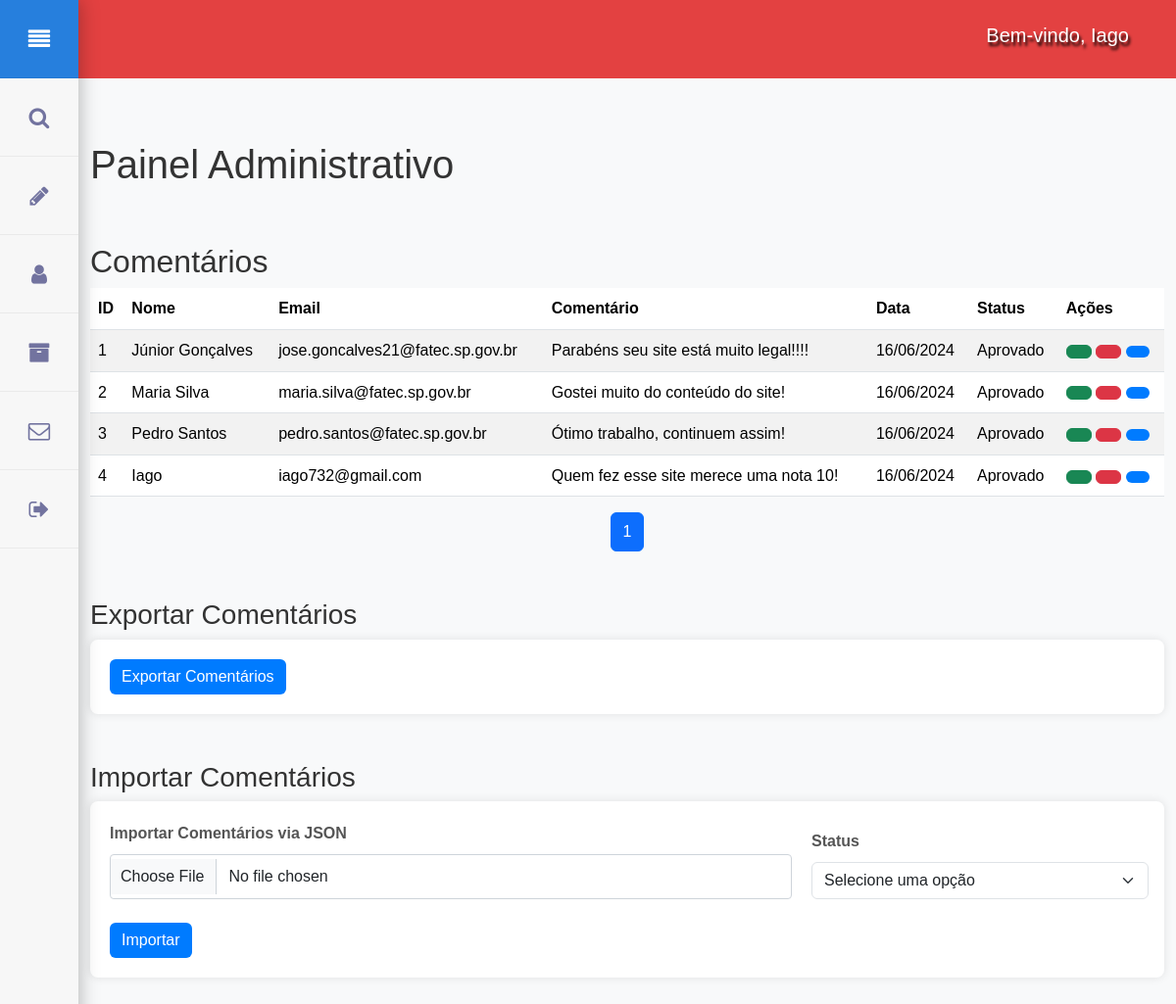
Before: /Administrativo/index.php (signed in) with the older database file.
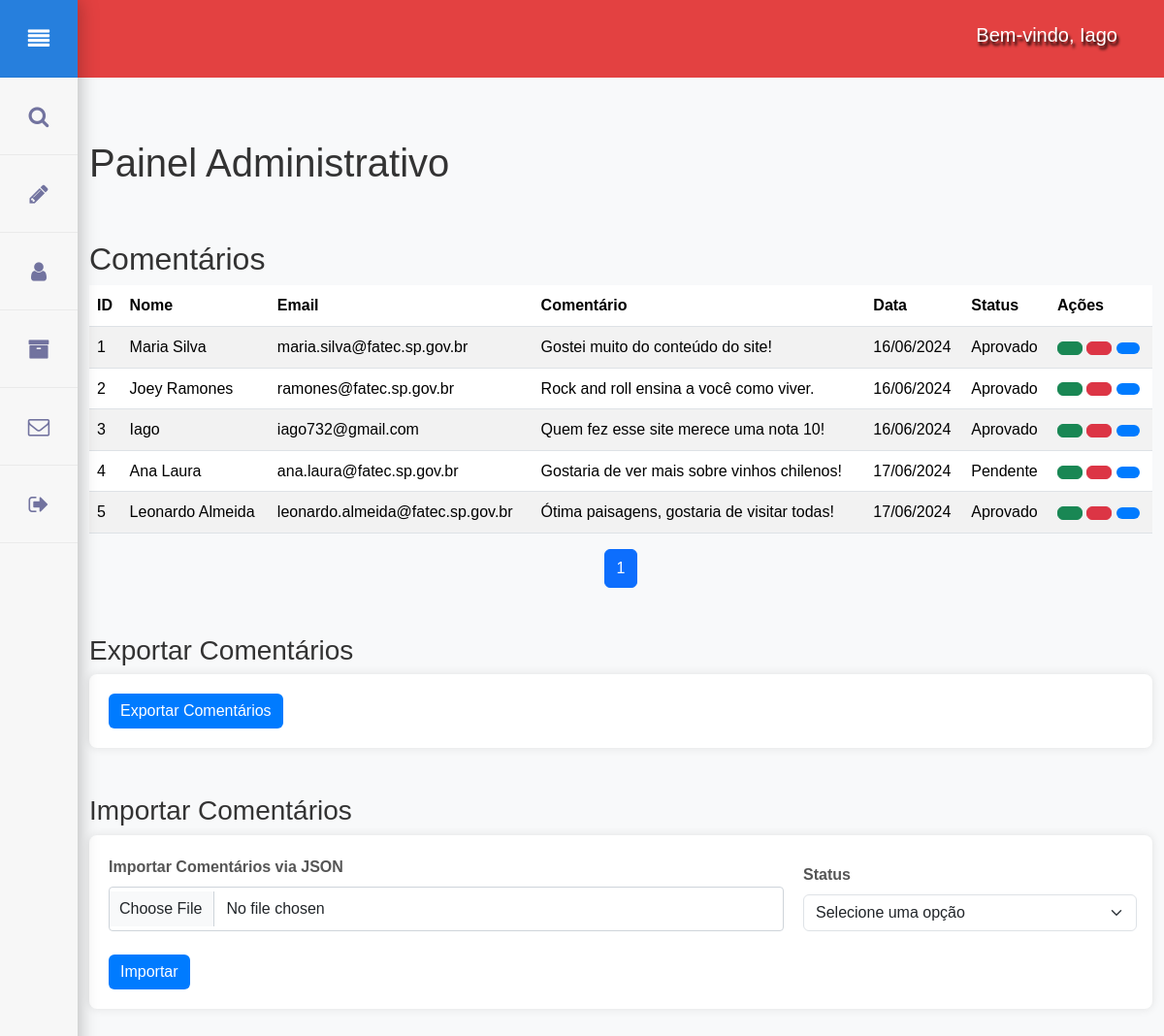
After: the same page with the newer database file.
### tables this page shows
CREATE TABLE `tb_comentarios` (
  `id` int(11) NOT NULL,
  `nome` varchar(40) NOT NULL,
  `email` varchar(50) DEFAULT NULL,
  `comentario` text NOT NULL,
  `data_cad` date NOT NULL,
  `status` varchar(30) NOT NULL DEFAULT 'Pedente' COMMENT 'Aprovar ou reprovar enviados'
);

### Class/Comentario.php (called while the page is built, shortened)
<?php
class Comentario{
    public function contarComentarios($conn) {
        $sql = "SELECT COUNT(*) as total FROM tb_comentarios";
        $stmt = $conn->prepare($sql);
        $stmt->execute();
        $result = $stmt->fetch(PDO::FETCH_ASSOC);
        return $result['total'];
    }
    public function listarComentariosPaginados($conn, $inicio, $limite) {
        $sql = "SELECT * FROM tb_comentarios LIMIT :inicio, :limite";
        $stmt = $conn->prepare($sql);
        $stmt->bindParam(':inicio', $inicio, PDO::PARAM_INT);
        $stmt->bindParam(':limite', $limite, PDO::PARAM_INT);
        $stmt->execute();
        return $stmt->fetchAll(PDO::FETCH_ASSOC);
    }
}
?>

### Administrativo/index.php (the view, shortened to what the changed rows need)
<?php
require_once '../sql/conexao.php';
require_once '../Class/Comentario.php';
$comentario = new Comentario($conn);
$paginaAtual = isset($_GET['pagina']) ? (int)$_GET['pagina'] : 1;
$limite = 8;
$inicio = ($paginaAtual > 1) ? ($paginaAtual * $limite) - $limite : 0;
$totalComentarios = $comentario->contarComentarios($conn);
$totalPaginas = ceil($totalComentarios / $limite);
$comentarios = $comentario->listarComentariosPaginados($conn, $inicio, $limite);
?>
<!DOCTYPE html>
<html lang="pt-br">
<head>
    <link rel="stylesheet" href="https://cdn.jsdelivr.net/npm/sweetalert2@10/dist/sweetalert2.min.css">
    <link href="https://cdn.jsdelivr.net/npm/bootstrap@5.3.2/dist/css/bootstrap.min.css" rel="stylesheet"/>
    <link rel="stylesheet" href="styles.css">
</head>
<body>
    <header>
        <div class="d-flex justify-content-end align-items-center gap-3 bg-chile p-2 pe-md-5 bg-chile" style="height: 5em;">
            <h2 class="text-center fs-5">Bem-vindo, <?php echo explode(' ', $_SESSION['nomeCompleto'])[0]; ?></h2>
        </div>
    </header>
    <main class="content">
        <div class="container mt-5">
            <h1 class="pb-md-5">Painel Administrativo</h1>
            <h2>Comentários</h2>
            <table class="table table-striped">
                <thead>
                    <tr>
                        <th>ID</th>
                        <th>Nome</th>
                        <th>Email</th>
                        <th>Comentário</th>
                        <th>Data</th>
                        <th>Status</th>
                        <th>Ações</th>
                    </tr>
                </thead>
                <tbody>
                    <?php
                    $contador = $inicio + 1;
                    foreach($comentarios as $comentario):
                        if ($comentario['status'] == 'Aprovado' || $comentario['status'] == 'Pendente') {
                    ?>
                        <tr>
                            <td><?php echo $contador; ?></td>
                            <td><?php echo $comentario['nome']; ?></td>
                            <td><?php echo $comentario['email']; ?></td>
                            <td><?php echo $comentario['comentario']; ?></td>
                            <td><?php echo date('d/m/Y', strtotime($comentario['data_cad'])); ?></td>
                            <td><?php echo $comentario['status']; ?></td>
                            <td>
                                <button class="btn btn-success btn-approve" data-id="<?php echo $comentario['id']; ?>" title="Aprovar">
                                </button>
                                <button class="btn btn-danger btn-reject" data-id="<?php echo $comentario['id']; ?>" title="Reprovar">
                                </button>
                                <button class="btn btn-primary btn-edit" data-id="<?php echo $comentario['id']; ?>" data-nome="<?php echo $comentario['nome']; ?>" data-email="<?php echo $comentario['email']; ?>" data-comentario="<?php echo $comentario['comentario']; ?>" title="Editar">
                                </button>
                            </td>
                        </tr>
                    <?php
                        $contador++;
                        }
                    endforeach; ?>
                </tbody>
            </table>
            <nav aria-label="Navegação de página">
                <ul class="pagination justify-content-center">
                    <?php for ($i = 1; $i <= $totalPaginas; $i++): ?>
                        <li class="page-item <?php echo ($i == $paginaAtual) ? 'active' : ''; ?>">
                            <a class="page-link" href="?pagina=<?php echo $i; ?>"><?php echo $i; ?></a>
                        </li>
                    <?php endfor; ?>
                </ul>
            </nav>
        </div>
    </main>
</body>
</html>

Changed rows visible on the page:
removed tb_comentarios: nome "Júnior Gonçalves", email "jose.goncalves21@fatec.sp.gov.br", comentario "Parabéns seu site está muito legal!!!!", data_cad "16/06/2024", status "Aprovado"
changed tb_comentarios: nome "Pedro Santos" → "Joey Ramones"; email "pedro.santos@fatec.sp.gov.br" → "ramones@fatec.sp.gov.br"; comentario "Ótimo trabalho, continuem assim!" → "Rock and roll ensina a você como viver."
added tb_comentarios: nome "Ana Laura", email "ana.laura@fatec.sp.gov.br", comentario "Gostaria de ver mais sobre vinhos chilenos!", data_cad "17/06/2024", status "Pendente"
added tb_comentarios: nome "Leonardo Almeida", email "leonardo.almeida@fatec.sp.gov.br", comentario "Ótima paisagens, gostaria de visitar todas!", data_cad "17/06/2024", status "Aprovado"
